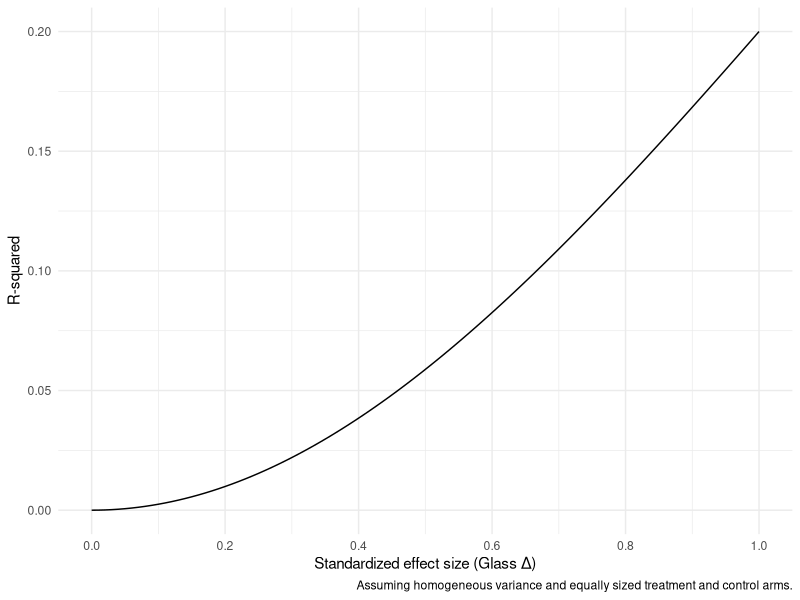

Recreate this plot in R.
## ---- chunk 1
library(tidyverse)
## ---- chunk 2
deltas <- seq(0,1,0.01)
ddf <- data.frame(delta = deltas, 
              r2 = deltas^2/(deltas^2 + 4))
ddf |> ggplot(aes(x=delta, y = r2)) +
  geom_line() +
  theme_minimal() +
  scale_x_continuous(breaks = seq(0, 1, 0.2)) +
  labs(x = "Standardized effect size (Glass \u0394)",
       y = "R-squared",
       caption = "Assuming homogeneous variance and equally sized treatment and control arms.") 
  
